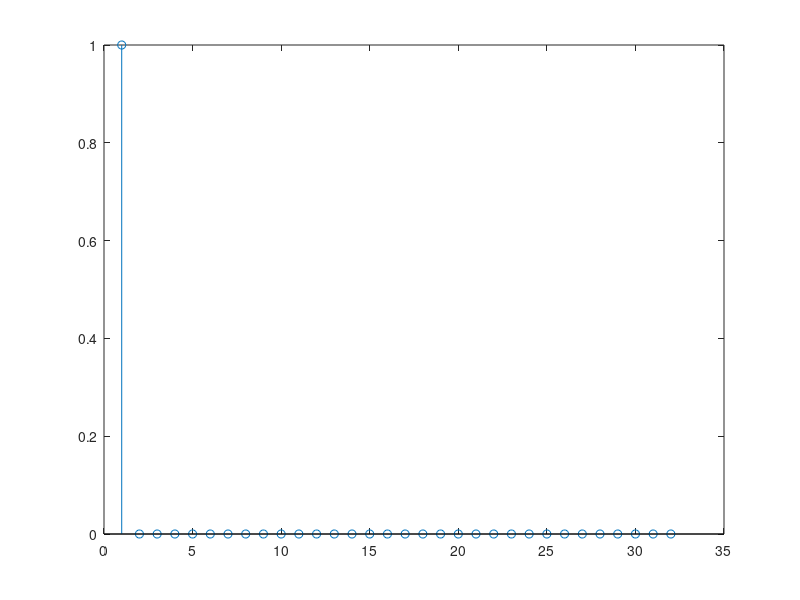
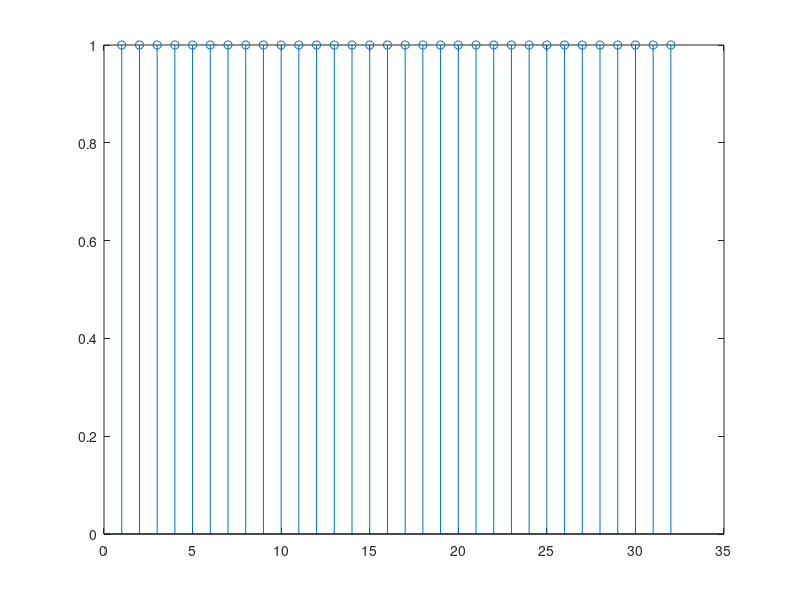
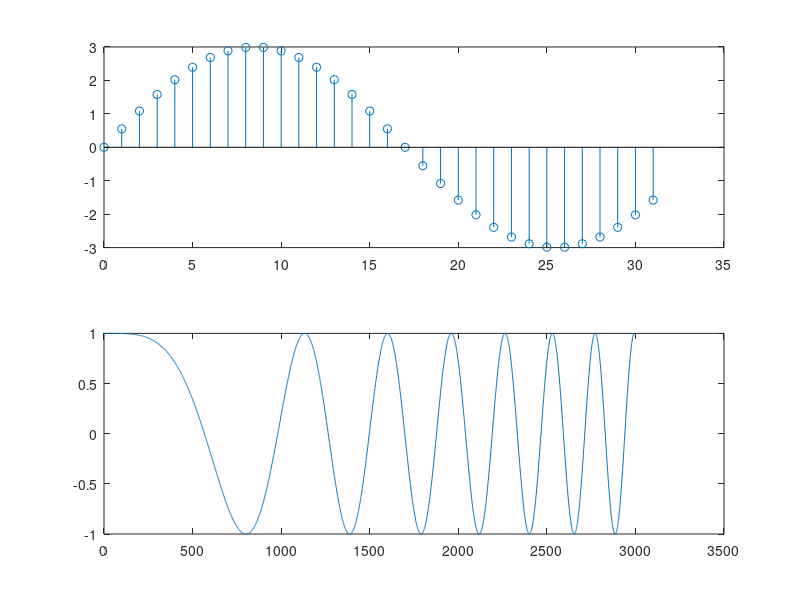
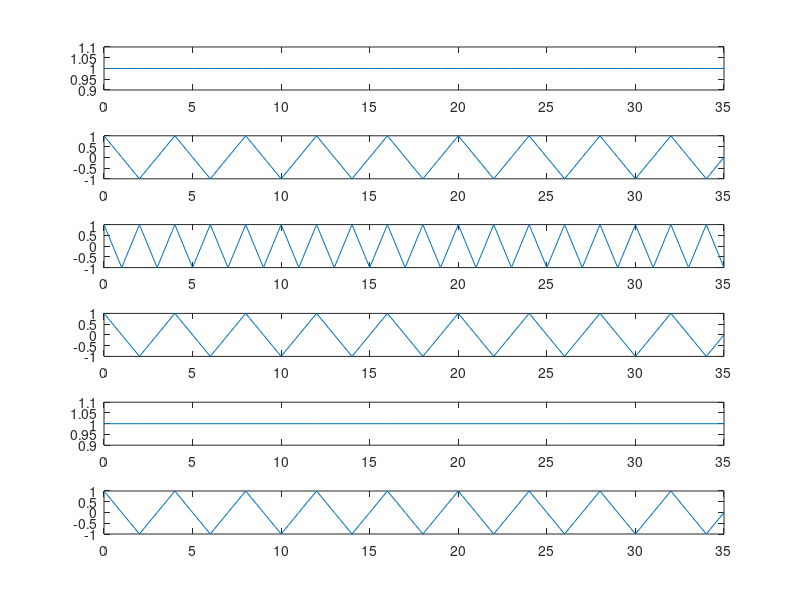

Write the MATLAB code that produced these figures, in order.
% Pedro Mariano dos Santos

%% a)Geração de uma Função Impulso:
clear;
close all;
clc;

n=32;
imp=zeros(1,n);
imp(1)=1;

stem(imp);
figure;
plot(imp);

%% b)Geração de uma Função Degrau:
clear;
nn=1:32;
dg(nn)=1;

stem(nn,dg);
figure; plot(nn,dg);

%% c)Geração de uma exponencial puramente complexa:
clear;
nn=0:31;
x1=exp(j*pi*nn/3);

subplot(4,1,1);
stem(nn,real(x1) ); %Plota a parte real da exponencial
subplot(4,1,2);
stem(nn,imag(x1) ); %Plota a parte imaginária da exp.
subplot(4,1,3);
plot(nn,real(x1) ); %Plota a parte real da exponencial
subplot(4,1,4);
plot(imag(x1) ); %Plota a parte imaginária da exp.

%% d)Geração de exponenciais reais discretas:
clear;
nn=0:31;
a1=1.1; a2=0.6; a3=-0.6; a4=-1.1;
x1=a1.^nn;
x2=a2.^nn;
x3=a3.^nn;
x4=a4.^nn;

subplot(4,1,1);stem(nn,x1);
subplot(4,1,2);stem(nn,x2);
subplot(4,1,3);stem(nn,x3);
subplot(4,1,4);stem(nn,x4);

%% e)Geração de uma exponencial complexa:
clear;
nn=0:31;
alpha=-0.1+0.3j;
x1=exp(alpha*nn);

subplot(4,1,1);stem(real(x1) ); %Plota a parte real
subplot(4,1,2);stem(imag(x1) );%Plota a parte imaginária
subplot(4,1,3);stem(abs(x1) ); %Plota o módulo
subplot(4,1,4);stem(angle(x1) );%Plota a fase

%% f)Senóide
clear;
nn=0:31;
a=3;
x1=a*sin(pi*nn/17); %Qual o período desta onda? "freq = 1/17, logo T = 17ms
x2=a*sin(pi*nn/sqrt(23)); %E desta onda? "T = 23ms"

subplot(2,1,1);stem(nn,x1);
subplot(2,1,2);stem(nn,x2);

%% g)Senóide Amostrada
n=0:100; % Mudei o valor para melhor visualizacao
fs=8000; 
ts=1/fs;
t=n*ts;
x=cos(2*pi*1200*t+ pi/4); %cossenóide de 1200Hz, amostra a 8kHz;

plot(x);

%% h)Quadrada
clear;
n=0:200; % Mudei o valor para melhor visualizacao
fs=3000;
t=n*1/fs;
x=square(2*pi*150*t); %onda quadrada de 150Hz amostrada à 3kHz

plot(x);

%% i) Dente de Serra
clear;
n=0:800; % Mudei o valor para melhor visualizacao
fs=8000;
ts=1/fs;
t=n*ts;
%w especifica a forma da onda dente de serra (0.5 = triangular)
w=1; %usa periodo para subir a rampa se w=0 usa periodo para descer a rampa
x = sawtooth(2*pi*100*t,w); %dente de serra de 100Hz, amostrado em 8kHz

plot(x);

%% j) Chirp – Senóide Cerscente no tempo
clear;
n=0:3000; % Mudei o valor para melhor visualizacao
fs=8000; 
ts=1/fs;
t=n*ts;
f0=0; %frequencia inicial
t1=1; %instante de mudança em segundos
f1=100; % frequencia em t1 segundos
x=chirp(t,f0,t1,f1); %cossenóide com freq. crescente

plot(x);

%% 2)Com base nos conhecimentos adquiridos acima, então agora gere a seguinte família de cosenóides:
% xk[n]=cos(Ωk.n); k=0,1,2,3,4,5; e n=0,1,2,3,...,35 e com Ωk=2.π .k/4.
n = 0:35;
k = 0:5;
omega = 2 * pi * k / 4; % Calculo de Ωk
xk = cos(omega' * n); % Uso multiplicação de matriz para compute xk[n] for each k

figure;
subplot(length(k), 1, 1);
plot(n, xk(1, :));
subplot(length(k), 1, 2);
plot(n, xk(2, :));
subplot(length(k), 1, 3);
plot(n, xk(3, :));
subplot(length(k), 1, 4);
plot(n, xk(4, :));
subplot(length(k), 1, 5);
plot(n, xk(5, :));
subplot(length(k), 1, 6);
plot(n, xk(6, :));

%% 3). Gere uma senóide amostrada conforme o código abaixo:
clear all; close all;
n = 0:200;
fs = 8000;
t = n * 1/fs;
x = sin(2 * pi * 100 * t); % Senóide de 100Hz amostrada a 8kHz
y = fft(x);

onda_quadrada = square(2 * pi * 100 * t);
onda_dente_serra = sawtooth(2 * pi * 100 * t);
sinal_chirp = chirp(t, 0, 0.26, 3000);

figure;
subplot(4, 1, 1); plot(t, x); title('Senoide (100Hz)');
subplot(4, 1, 2); plot(t, onda_quadrada); title('Onda Quadrada (100Hz)');
subplot(4, 1, 3); plot(t, onda_dente_serra); title('Dente de Serra (100Hz)');
subplot(4, 1, 4); plot(t, sinal_chirp); title('Chirp (0Hz a 3kHz)');

% Cálculo da FFT dos sinais amostrados
Y_quadrada = fft(onda_quadrada);
Y_serra = fft(onda_dente_serra);
Y_chirp = fft(sinal_chirp);

% Cálculo do eixo de frequências para os gráficos da FFT
% Caso contrario o eixo x toma valor menor que o necessário para mostrar o grafico completo
f_seno = (0:length(y)-1) * fs / length(y);
f_quadrada = (0:length(Y_quadrada)-1) * fs / length(Y_quadrada);
f_serra = (0:length(Y_serra)-1) * fs / length(Y_serra);
f_chirp = (0:length(Y_chirp)-1) * fs / length(Y_chirp);

figure;
subplot(4, 1, 1); plot(f_seno, abs(y)); title('FFT da Senoide (100Hz)');
subplot(4, 1, 2); plot(f_quadrada, abs(Y_quadrada)); title('FFT da Onda Quadrada (100Hz)');
subplot(4, 1, 3); plot(f_serra, abs(Y_serra)); title('FFT da Dente de Serra (100Hz)');
subplot(4, 1, 4); plot(f_chirp, abs(Y_chirp)); title('FFT do Chirp (0Hz a 3kHz)');

% O eixo de frequência é calculado corretamente com base na frequência de amostragem e no comprimento do sinal.
% A DTFT relaciona os componentes de frequência dos sinais às suas representações no domínio do tempo.

%% 3) Gere a seguinte família de exponenciais:
clear all; close all;
n = 0:63;
k = 0:9;
N = 8;
x = exp(1i * (2 * pi * k' * n) / N); % Geração da família de exponenciais

figure;
for idx = 1:length(k)
    subplot(length(k),1,idx);
    plot(n, real(x(idx, :)));
    title(['Exponencial k=' num2str(k(idx))]);
end

figure;
for idx = 1:length(k)
    Xk = fft(x(idx, :));
    subplot(length(k),1,idx);
    plot(abs(Xk));
    title(['FFT da Exponencial k=' num2str(k(idx))]);
end

% Observado os gráficos (cuidado, sinais são complexos), pergunta-se: quantas exponenciais são diferentes? Explique sua resposta baseado na
% teoria e nos gráficos obtidos.

% Embora tenha gerado 10 sinais, apenas 8 exponenciais são diferentes.
% Como o período fundamental é N=8:
% A exponencial para k=8 é idêntica à de k=0.
% A exponencial para k=9 é idêntica à de k=1.
% Se observados os gráficos (tanto no tempo quanto na frequência), ve-se que o 1º e o 9º gráfico são espelhados, assim como o 2º e o 10º.

%% 4) Gere 3 senóides de dois mil e 48 pontos cada com as respectivas freqüências de f1=1000, f2=3000 e f3=5000Hz, amostradas a 8kHz.
clear all; close all;

n = 0:2048;
fs = 8000;

senoide1 = sin(2 * pi * 1000 * n / fs);
senoide2 = sin(2 * pi * 3000 * n / fs);
senoide3 = sin(2 * pi * 5000 * n / fs);

figure;
subplot(3, 1, 1); plot(senoide1); title("Senoide 1Khz");
subplot(3, 1, 2); plot(senoide2); title("Senoide 3kHz");
subplot(3, 1, 3); plot(senoide3); title("Senoide 5kHz");

%% 5) Gere o gráfico de um sinal que seja a soma das três senoides anteriores, porem com amplitudes de 1 para senoide f1, 0.5 para f2e 0.25 para f3
clear all; close all;

n = 0:2048;
fs = 8000;

senoide1 = sin(2 * pi * 1000 * n / fs);
senoide2 = 0.5 * sin(2 * pi * 3000 * n / fs);
senoide3 = 0.25 * sin(2 * pi * 5000 * n / fs);
sinal_soma = senoide1 + senoide2 + senoide3;

figure;
plot(n, sinal_soma);

%% 6) Some o sinal do exercicio anterior com uma onda quadrada de frequencia 800Hz.
onda_quadrada_800Hz = square(2 * pi * 800 * n / fs);
sinal_final = sinal_soma + onda_quadrada_800Hz;

figure;
plot(n, sinal_final);
